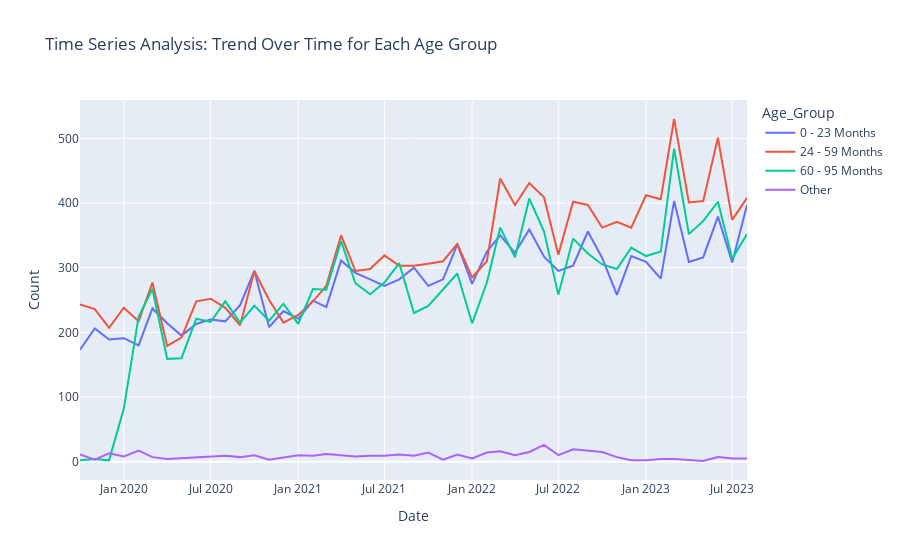

The cell this chart's notebook holds for it:
### Markdown cell above
# Age groups related trends

### Code cell
df = pd.read_excel("pr1.xlsx", sheet_name='Aggregate_Volumes_by_Age')

# Set the 'Age_Group' column as the index
df.set_index('Age_Group', inplace=True)

# Transpose the DataFrame to have dates as columns and age groups as rows
df = df.transpose()

# Convert the index to datetime objects
df.index = pd.to_datetime(df.index)

# Create an interactive time series plot using Plotly
fig = px.line(df, x=df.index, y=df.columns, title='Time Series Analysis: Trend Over Time for Each Age Group')
fig.update_xaxes(title_text='Date')
fig.update_yaxes(title_text='Count')

# Show the interactive plot
fig.show()
